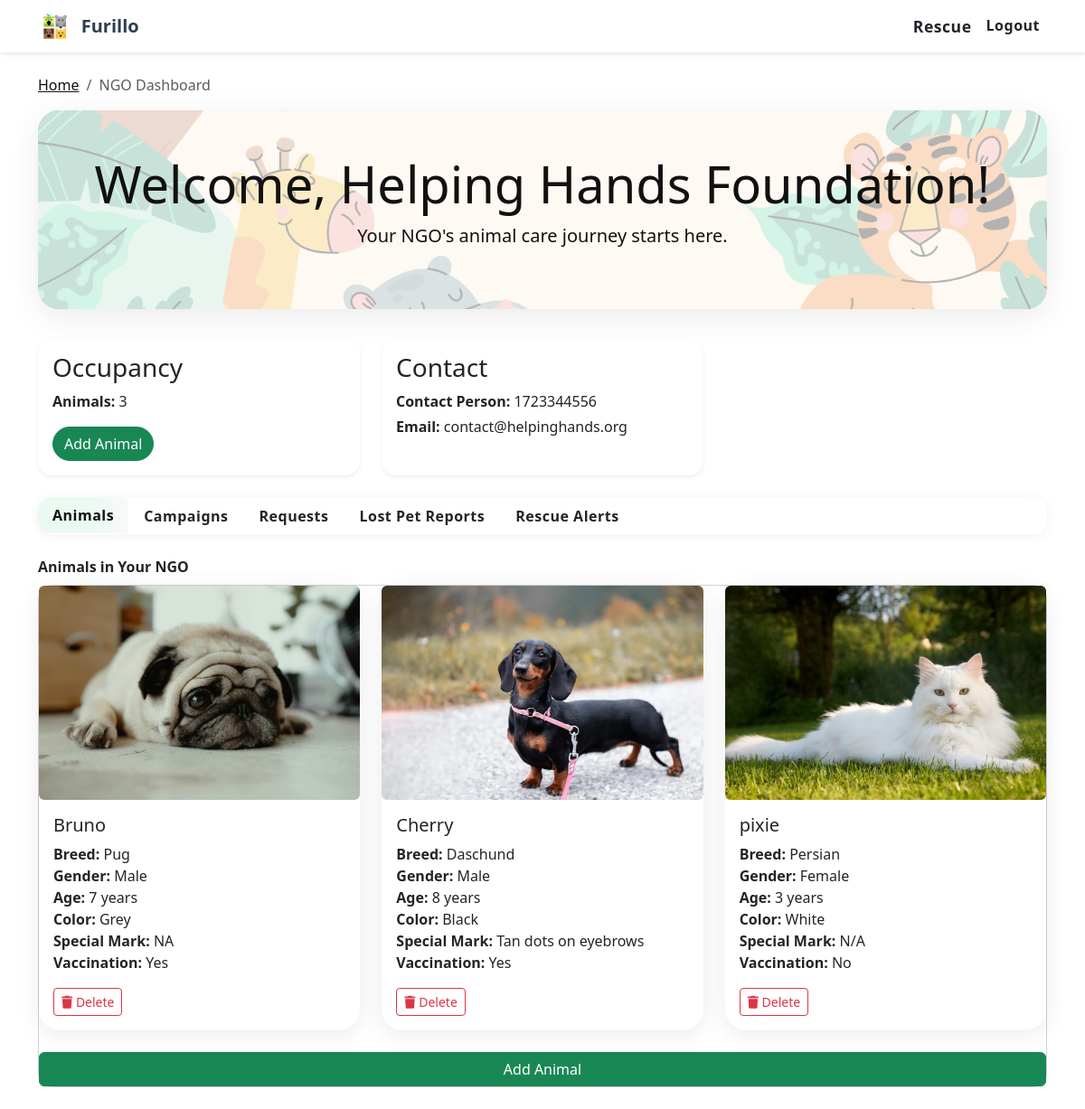
Screenshot of /ngo/dashboard (signed in) with the database file from the repository.
### models.py (models this page shows)
class User(UserMixin, db.Model):
    id = db.Column(db.Integer, primary_key=True)
    username = db.Column(db.String(80), unique=True, nullable=False)
    email = db.Column(db.String(120), unique=True, nullable=False)
    password_hash = db.Column(db.String(128), nullable=False)
    user_type = db.Column(db.String(10), nullable=False)  # 'user', 'ngo', or 'admin'
    is_profile_complete = db.Column(db.Boolean, default=False)
    full_name = db.Column(db.String(100))
    nickname = db.Column(db.String(50))
    age = db.Column(db.Integer)
    dob = db.Column(db.String(20))
    address = db.Column(db.String(200))
    pin_code = db.Column(db.String(10))
    phone = db.Column(db.String(20))
    ngo_name = db.Column(db.String(100))
    ngo_established = db.Column(db.String(10))
    ngo_occupancy = db.Column(db.Integer)
    ngo_contact = db.Column(db.String(20))
    ngo_types_animals = db.Column(db.String(200))
    pets = db.relationship('Pet', backref='owner', lazy=True)

class Pet(db.Model):
    id = db.Column(db.Integer, primary_key=True)
    name = db.Column(db.String(80))
    breed = db.Column(db.String(80))
    gender = db.Column(db.String(10))
    dob = db.Column(db.String(20))
    age = db.Column(db.Integer)
    height = db.Column(db.String(50))
    weight = db.Column(db.String(50))
    color = db.Column(db.String(50))
    special_mark = db.Column(db.String(100))
    vaccination = db.Column(db.String(100))
    is_for_adoption = db.Column(db.Boolean, default=False)
    user_id = db.Column(db.Integer, db.ForeignKey('user.id'))
    pet_image = db.Column(db.String(300))  # File path or URL for pet image

### app.py (the view)
@app.route('/ngo/dashboard')
@login_required
def ngo_dashboard():
    if current_user.user_type != 'ngo':
        flash("Access denied.", "danger")
        return redirect_to_dashboard()
    expired = Campaign.query.filter(Campaign.end_date != None, Campaign.end_date < date.today()).all()
    for c in expired:
        db.session.delete(c)
    if expired:
        db.session.commit()
    current_user.ngo_occupancy = Pet.query.filter_by(user_id=current_user.id).count()
    db.session.commit()
    lost_reports = LostPetReport.query.filter_by(ngo_id=current_user.id).all()
    pending_count = AdoptionRequest.query.filter_by(ngo_id=current_user.id, status='pending').count()
    ngo_campaigns = Campaign.query.filter_by(ngo_id=current_user.id).order_by(Campaign.timestamp.desc()).all()
    campaign_response_counts = {c.id: len(c.responses) for c in ngo_campaigns}
    requests = AdoptionRequest.query.filter_by(ngo_id=current_user.id).all()
    rescue_alerts = RescueAlert.query.order_by(RescueAlert.timestamp.desc()).all()
    return render_template(
        'ngo_dashboard.html',
        ngo=current_user,
        lost_reports=lost_reports,
        pending_count=pending_count,
        ngo_campaigns=ngo_campaigns,
        campaign_response_counts=campaign_response_counts,
        requests=requests,
        rescue_alerts=rescue_alerts
    )

### app.py (called while the page is built)
@login_manager.user_loader
def load_user(user_id):
    return User.query.get(int(user_id))

@app.before_request
def create_tables_once():
    if not hasattr(app, 'tables_created'):
        os.makedirs(os.path.join(basedir, 'instance'), exist_ok=True)
        with app.app_context():
            db.create_all()
            if not User.query.filter_by(user_type='admin').first():
                admin = User(
                    username='admin',
                    email='admin@furillo.com',
                    password_hash=generate_password_hash('admin123'),
                    user_type='admin',
                    is_profile_complete=True,
                    full_name='Admin User'
                )
                db.session.add(admin)
                db.session.commit()
        app.tables_created = True

@app.context_processor
def inject_now():
    return {'now': datetime.now}

### templates/ngo_dashboard.html (shortened to what this page needs)
{% extends 'base.html' %}
{% block breadcrumbs %}
<nav aria-label="breadcrumb">
  <ol class="breadcrumb my-3">
    <li class="breadcrumb-item"><a href="{{ url_for('about') }}" style="color: #111;">Home</a></li>
    <li class="breadcrumb-item active" aria-current="page">NGO Dashboard</li>
  </ol>
</nav>
{% endblock %}
{% block content %}
<div class="dashboard-hero">
  <div class="dashboard-hero-overlay"></div>
  <div class="dashboard-hero-content">
    <h1 class="display-4 mb-2" style="color: #111;">Welcome, {{ ngo.ngo_name }}!</h1>
    <p class="lead" style="color: #111; font-size: 1.25rem;">Your NGO's animal care journey starts here.</p>
  </div>
</div>
<section class="dashboard">
  <div class="mb-4">
    <div class="row g-4 mb-4">
      <div class="col-md-6 col-lg-4">
        <div class="card shadow-sm border-0 rounded-4 h-100" style="background: rgba(255,255,255,0.92);">
          <div class="card-body">
            <h3 class="card-title" style="color: var(--furillo-green);">Occupancy</h3>
            <p class="mb-2"><strong>Animals:</strong> {{ ngo.ngo_occupancy or 'N/A' }}</p>
            <a href="{{ url_for('ngo_pet_profile_create') }}" class="btn btn-success rounded-pill mt-2">Add Animal</a>
          </div>
        </div>
      </div>
      <div class="col-md-6 col-lg-4">
        <div class="card shadow-sm border-0 rounded-4 h-100" style="background: rgba(255,255,255,0.92);">
          <div class="card-body">
            <h3 class="card-title" style="color: var(--furillo-green);">Contact</h3>
            <p class="mb-1"><strong>Contact Person:</strong> {{ ngo.ngo_contact }}</p>
            <p class="mb-1"><strong>Email:</strong> {{ ngo.email }}</p>
          </div>
        </div>
      </div>
    </div>
  </div>
  <ul class="nav nav-tabs mb-4 glass-tabs" id="ngoDashboardTabs" role="tablist">
    <li class="nav-item" role="presentation">
      <button class="nav-link active" id="animals-tab" data-bs-toggle="tab" data-bs-target="#animals" type="button" role="tab" aria-controls="animals" aria-selected="true">Animals</button>
    </li>
    <li class="nav-item" role="presentation">
      <button class="nav-link" id="campaigns-tab" data-bs-toggle="tab" data-bs-target="#campaigns" type="button" role="tab" aria-controls="campaigns" aria-selected="false">Campaigns</button>
    </li>
    <li class="nav-item" role="presentation">
      <button class="nav-link" id="requests-tab" data-bs-toggle="tab" data-bs-target="#requests" type="button" role="tab" aria-controls="requests" aria-selected="false">Requests</button>
    </li>
    <li class="nav-item" role="presentation">
      <button class="nav-link" id="lostpet-tab" data-bs-toggle="tab" data-bs-target="#lostpet" type="button" role="tab" aria-controls="lostpet" aria-selected="false">Lost Pet Reports</button>
    </li>
    <li class="nav-item" role="presentation">
      <button class="nav-link" id="rescue-tab" data-bs-toggle="tab" data-bs-target="#rescue" type="button" role="tab" aria-controls="rescue" aria-selected="false">Rescue Alerts</button>
    </li>
  </ul>
  <div class="tab-content" id="ngoDashboardTabsContent">
    <div class="tab-pane fade show active" id="animals" role="tabpanel" aria-labelledby="animals-tab">
      <div class="section-title mb-2" style="color: var(--furillo-green); font-weight: 700;">Animals in Your NGO</div>
      <div class="card" style="background: rgba(255,255,255,0.92); border-radius: 16px;">
        {% if ngo.pets and ngo.pets|length > 0 %}
          <div class="row">
            {% for pet in ngo.pets %}
              <div class="col-md-4 mb-3">
                <div class="pet-card-morph h-100 flip-card" style="background: #fff;">
                  <div class="flip-card-inner">
                    <div class="flip-card-front">
                      {% if pet.pet_image %}
                        <img src="{{ url_for('static', filename=pet.pet_image) }}" alt="{{ pet.name }}" class="img-fluid rounded" style="width:100%;height:100%;object-fit:cover;">
                      {% else %}
                        <div class="d-flex align-items-center justify-content-center bg-light" style="width:100%;height:100%;">
                          <span class="text-muted">No Image</span>
                        </div>
                      {% endif %}
                    </div>
                    <div class="flip-card-back">
                      <div class="card-body">
                        <h5 class="card-title" style="color: var(--furillo-green);">{{ pet.name }}</h5>
                        <p class="card-text">
                          <strong>Breed:</strong> {{ pet.breed or 'N/A' }}<br />
                          <strong>Gender:</strong> {{ pet.gender }}<br />
                          <strong>Age:</strong> {{ pet.age or 'N/A' }} years<br />
                          <strong>Color:</strong> {{ pet.color or 'N/A' }}<br />
                          <strong>Special Mark:</strong> {{ pet.special_mark or 'N/A' }}<br />
                          <strong>Vaccination:</strong> {{ pet.vaccination or 'N/A' }}
                        </p>
                        <form method="POST" action="{{ url_for('delete_pet', pet_id=pet.id) }}" class="mt-2">
                          <button type="submit" class="btn btn-sm btn-outline-danger" onclick="return confirm('Are you sure you want to delete this animal?');">
                            <i class="fa fa-trash"></i> Delete
                          </button>
                        </form>
                      </div>
                    </div>
                  </div>
                </div>
              </div>
            {% endfor %}
          </div>
        {% else %}
          <p>No animals found for this NGO.</p>
        {% endif %}
        <a href="{{ url_for('ngo_pet_profile_create') }}" class="btn btn-success mt-2">Add Animal</a>
      </div>
    </div>
    </div>
  </section>
</div>
{% endblock %}

### templates/base.html (shortened to what this page needs)
<!DOCTYPE html>
<html lang="en">
<head>
  <link href="https://cdn.jsdelivr.net/npm/bootstrap@5.3.0/dist/css/bootstrap.min.css" rel="stylesheet" />
  <link rel="stylesheet" href="https://cdnjs.cloudflare.com/ajax/libs/font-awesome/6.4.0/css/all.min.css">
</head>
<body>
  <nav class="navbar navbar-expand-lg" style="background-color: white; box-shadow: 0 2px 4px rgba(0,0,0,0.1);">
    <div class="container">
      <a class="navbar-brand d-flex align-items-center" href="{% if current_user.is_authenticated and current_user.user_type == 'user' and current_user.is_profile_complete %}{{ url_for('user_dashboard') }}{% elif current_user.is_authenticated and current_user.user_type == 'ngo' and current_user.is_profile_complete %}{{ url_for('ngo_dashboard') }}{% else %}{{ url_for('about') }}{% endif %}">
  <img src="{{ url_for('static', filename='images/logo.png') }}" alt="Furillo Logo" style="height: 32px; margin-right: 10px;">
  <span style="font-weight: 700; color: #2c3e50;">Furillo</span>
</a>
      <div class="collapse navbar-collapse" id="navbarSupportedContent">
        <ul class="navbar-nav ms-auto">
          <li class="nav-item">
            <a class="nav-link fw-bold text-danger" style="font-weight: bold; font-size: 1.1em;" href="{{ url_for('rescue_alert') }}">Rescue</a>
          </li>
          {% if current_user.is_authenticated %}
            <li class="nav-item">
              <a class="nav-link" href="{{ url_for('logout') }}">Logout</a>
            </li>
          {% endif %}
        </ul>
      </div>
    </div>
  </nav>
  <div class="container my-4">
    {% block breadcrumbs %}{% endblock %}
    {% block content %}{% endblock %}
</body>
</html>

### templates/ngo_dashboard.html (style rules this page uses)
.dashboard-hero { background: url('/static/images/7229143.jpg') center/cover no-repeat; min-height: 220px; border-radius: 24px; position: relative; overflow: hidden; margin-bottom: 2rem; box-shadow: 0 8px 32px rgba(60,60,60,0.10); }
.dashboard-hero-overlay { position: absolute; inset: 0; background: rgba(255,255,255,0.7); z-index: 1; }
.dashboard-hero-content { position: relative; z-index: 2; text-align: center; padding: 48px 0 32px 0; }
.pet-card-morph { transition: border-radius 0.5s cubic-bezier(.68,-0.55,.27,1.55), box-shadow 0.3s, transform 0.3s; border-radius: 24px; box-shadow: 0 4px 24px rgba(60,60,60,0.10); position: relative; overflow: visible; background: rgba(255,255,255,0.95); }
.glass-tabs { background: rgba(255,255,255,0.55) !important; backdrop-filter: blur(8px); border-radius: 16px; border: none; box-shadow: 0 2px 12px rgba(60,60,60,0.07); overflow: hidden; }
.nav-link { font-weight: 600; color: var(--furillo-green) !important; letter-spacing: 0.5px; transition: background 0.2s, color 0.2s; }
.nav-link.active { background: linear-gradient(90deg, #eafaf1 60%, #f8f9fa 100%) !important; color: #111 !important; border: none; }
.tab-pane { animation: fadein 0.5s; }

### rows the page displays
User: ngo_name "Helping Hands Foundation", ngo_occupancy "3", ngo_contact "1723344556", email "contact@helpinghands.org"
Pet: pet_image (picture), name "Bruno", breed "Pug", gender "Male", age "7", color "Grey", special_mark "NA", vaccination "Yes"
Pet: pet_image (picture), name "Cherry", breed "Daschund", gender "Male", age "8", color "Black", special_mark "Tan dots on eyebrows", vaccination "Yes"
Pet: pet_image (picture), name "pixie", breed "Persian", gender "Female", age "3", color "White", special_mark "N/A", vaccination "No"
